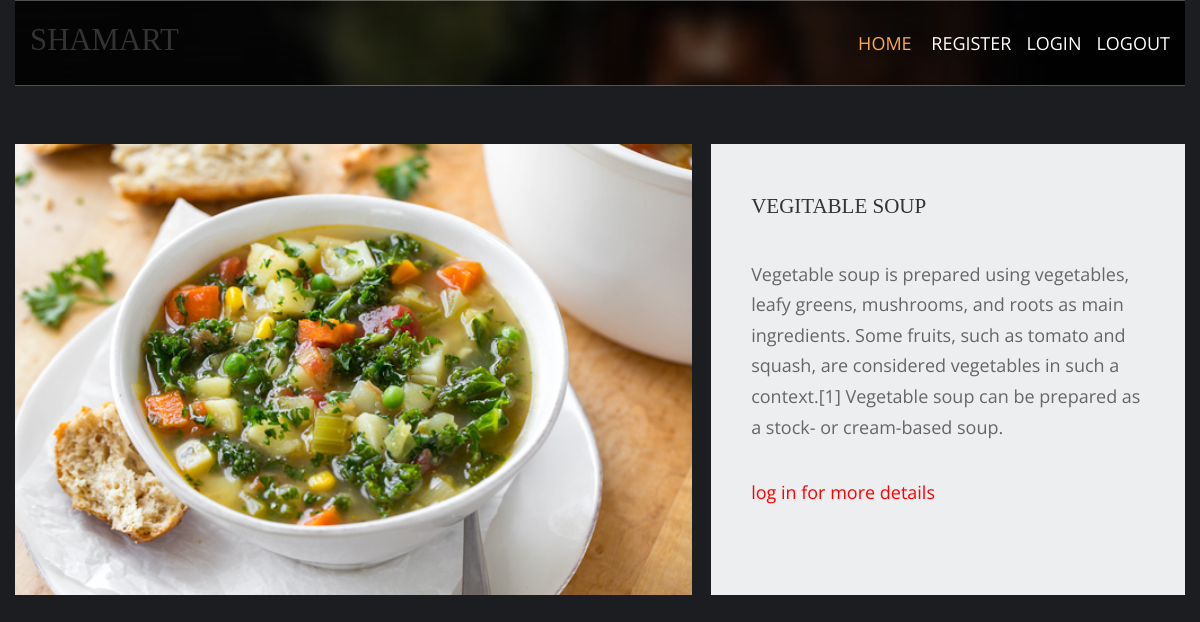
The page /vegitables/vegitable-soup on the database its author committed.
### shamart/models.py (models this page shows, shortened)
class products(models.Model):
    name=models.CharField(max_length=200,unique=True)
    slug=models.SlugField(max_length=200,unique=True)
    img=models.ImageField(upload_to='product')
    desc=models.TextField()
    stock=models.IntegerField()
    available=models.BooleanField()
    price=models.IntegerField()
    categ=models.ForeignKey(category,on_delete=models.CASCADE)

### shamart/views.py (the view)
# urls.py: path('<slug:c_slug>/<slug:product_slug>',views.proddetails,name='details'),
def proddetails(request,c_slug,product_slug):
    try:
        prod=products.objects.get(categ__slug=c_slug,slug=product_slug)
    except Exception as e:
        raise e
    return render(request,'product.html',{'pr':prod})

### templates/product.html (shortened to what this page needs)
{% extends 'base.html' %}
{% load static %}
{% block content %}
<html lang="en">
<head>
    <link href="{% static 'fontawesome/css/all.min.css' %}" rel="stylesheet" />
    <link href="{% static 'css/templatemo-comparto.css' %}" rel="stylesheet" />
</head>
<body>
<br>
<br>
        <section class="tm-mb-1" id="about">
            <div class="tm-row tm-about-row">
                <div class="tm-section-1-l">
                    <img src="{{pr.img.url}}" style="width:100%;height:100%;" alt="About image" class="tm-img-responsive">
                </div>
                <article class="tm-section-1-r tm-bg-color-8">
                    <h2 class="tm-mb-2 tm-title-color">{{pr.name}}</h2>
                    <p>{{pr.desc}}</p>
                    {% if user.is_authenticated %}
                    <p>PRICE:{{pr.price}}</p>
                    <p>STOCK:{{pr.stock}}</p>
                    {% else %}
                    <p style="color:red">log in for more details </p>
                    {% endif %}
                </article>
            </div>
        </section>
</body>
</html>
{% endblock %}

### static/layout/styles/layout.css (style rules this page uses)
*, *::before, *::after { transition:all .3s ease-in-out; }
body { color:#A5A6AA; background-color:#1C1D21; }

### static/css/templatemo-comparto.css (style rules this page uses)
*, *::before, *::after { box-sizing: border-box; outline: none; }
ul, h1, h2, h3, h4, p, figure { padding: 0; margin: 0; }
body { font-family: 'Open Sans', Arial, sans-serif; font-size: 18px; overflow-x: hidden; padding-left: 15px; padding-right: 15px; margin: 0; }
h2 { font-size: 1.5rem; }
p { color: #666; line-height: 1.7; margin-bottom: 35px; }
h1, h2, h3, h4, h5, h6 { color: #333; }
.tm-mb-1 { margin-bottom: 20px; }
.tm-mb-2 { margin-bottom: 40px; }
.tm-bg-color-8 { background-color: #EDEEEF; }
.tm-img-responsive { max-width: 100%; height: auto; }
.tm-section-1-l { width: 57.85%; margin-right: 1.65%; }
.tm-section-1-r { padding: 50px 40px; width: 40.5%; }
.tm-row { display: flex; }

### static/layout/styles/framework.css (style rules this page uses)
html { overflow-y:scroll; overflow-x:hidden; }
html, body { margin:0; padding:0; font-size:14px; line-height:1.6em; }
*, *::before, *::after { box-sizing:border-box; }
img { width:auto; max-width:100%; height:auto; margin:0; padding:0; border:none; line-height:normal; vertical-align:middle; }
body, input, textarea, select { font-family:Verdana, Geneva, sans-serif; }
h1, h2, h3, h4, h5, h6, .heading { font-family:Georgia, "Times New Roman", Times, serif; }
::placeholder { opacity:1; }
h1, h2, h3, h4, h5, h6, .heading { margin:0 0 20px 0; font-size:1.4rem; line-height:normal; font-weight:normal; text-transform:uppercase; }
address, article, aside, figcaption, figure, footer, header, main, nav, section { display:block; margin:0; padding:0; }

### rows shown on the page
products: img (picture), name "VEGITABLE SOUP", desc "Vegetable soup is prepared using vegetables, leafy greens, mushrooms, and roots as main ingredients. Some fruits, such as tomato and squash, are considered vegetables in such a context.[1] Vegetable soup can be prepared as a stock- or cream-based soup."
